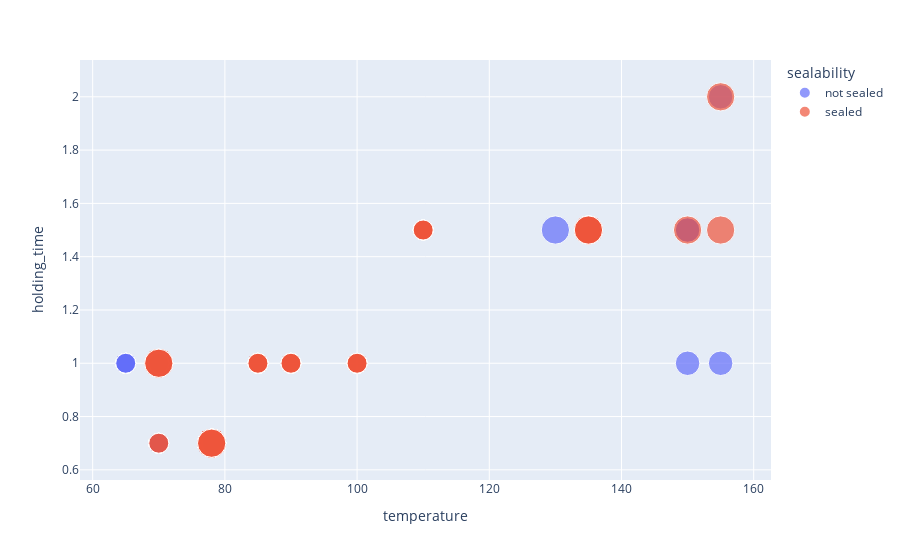

Notebook code cell kept with this figure:
### Code cell
fig = px.scatter(df, 
                 x="temperature", 
                 y="holding_time", 
                 color="sealability", 
                 size="cup_volume", 
                #  hover_data=['temperature']
                )
fig.show()

### Figure 1 — Plotly figure (JSON) as saved in the notebook; plotly's stock layout.template omitted (floating-point values rounded to 4 significant figures)
{"data": [{"hovertemplate": "sealability=not sealed<br>temperature=%{x}<br>holding_time=%{y}<br>cup_volume=%{marker.size}<extra></extra>", "legendgroup": "not sealed", "marker": {"color": "#636efa", "size": [12, 12, 12, 12, 12, 16, 12, 12, 12, 12, 8, 8, 8, 8, 8, 8, 8, 8, 8, 16, 16, 8, 8, 8, 8, 8, 8, 8, 8, 8, 8, 8, 8, 8, 8, 8, 8], "sizemode": "area", "sizeref": 0.04, "symbol": "circle"}, "mode": "markers", "name": "not sealed", "orientation": "v", "showlegend": true, "type": "scatter", "x": [150, 150, 150, 155, 155, 130, 135, 135, 135, 135, 70, 70, 70, 70, 70, 70, 70, 70, 70, 78, 78, 65, 65, 65, 65, 65, 65, 65, 65, 65, 65, 70, 70, 70, 70, 70, 70], "xaxis": "x", "y": [1, 1.5, 1.5, 1, 2, 1.5, 1.5, 1.5, 1.5, 1.5, 0.7, 0.7, 0.7, 0.7, 0.7, 0.7, 0.7, 0.7, 0.7, 0.7, 0.7, 1, 1, 1, 1, 1, 1, 1, 1, 1, 1, 1, 1, 1, 1, 1, 1], "yaxis": "y"}, {"hovertemplate": "sealability=sealed<br>temperature=%{x}<br>holding_time=%{y}<br>cup_volume=%{marker.size}<extra></extra>", "legendgroup": "sealed", "marker": {"color": "#EF553B", "size": [16, 16, 16, 16, 16, 16, 16, 16, 16, 8, 8, 8, 8, 8, 8, 8, 8, 8, 8, 8, 8, 8, 8, 8, 8, 8, 8, 8, 8, 8, 8, 8, 8, 8, 8, 8, 8, 8, 8, 8, 8, 8, 8, 8, 8, 8, 8, 8, 8, 8, 8, 8, 8, 8, 8, 8, 16, 16, 16, 16, 16, 16, 16, 16, 8, 8, 8, 8, 8, 8, 8, 8, 8, 8, 12, 12, 12, 12, 12, 12, 12, 12, 12, 12, 16, 16, 16, 16, 16, 16, 8, 8, 8, 8, 8, 8, 8, 8, 8, 8, 8, 8, 8, 8, 8, 8, 8, 8, 8, 8, 8, 8, 8, 8, 16, 16, 16, 16], "sizemode": "area", "sizeref": 0.04, "symbol": "circle"}, "mode": "markers", "name": "sealed", "orientation": "v", "showlegend": true, "type": "scatter", "x": [155, 155, 150, 135, 135, 135, 135, 135, 135, 110, 110, 110, 110, 110, 110, 110, 110, 110, 110, 100, 100, 100, 100, 100, 100, 100, 100, 100, 100, 100, 70, 70, 85, 85, 85, 85, 85, 85, 85, 85, 85, 78, 78, 78, 78, 78, 78, 78, 78, 78, 78, 78, 78, 78, 78, 78, 78, 78, 78, 78, 78, 78, 78, 78, 78, 78, 78, 78, 78, 78, 78, 78, 78, 78, 78, 78, 78, 78, 78, 78, 78, 78, 78, 78, 78, 78, 78, 78, 78, 78, 85, 85, 85, 85, 85, 85, 85, 85, 85, 85, 90, 90, 90, 90, 90, 90, 90, 90, 90, 90, 70, 70, 70, 70, 70, 70, 70, 70], "xaxis": "x", "y": [2, 1.5, 1.5, 1.5, 1.5, 1.5, 1.5, 1.5, 1.5, 1.5, 1.5, 1.5, 1.5, 1.5, 1.5, 1.5, 1.5, 1.5, 1.5, 1, 1, 1, 1, 1, 1, 1, 1, 1, 1, 1, 0.7, 0.7, 1, 1, 1, 1, 1, 1, 1, 1, 1, 0.7, 0.7, 0.7, 0.7, 0.7, 0.7, 0.7, 0.7, 0.7, 0.7, 0.7, 0.7, 0.7, 0.7, 0.7, 0.7, 0.7, 0.7, 0.7, 0.7, 0.7, 0.7, 0.7, 0.7, 0.7, 0.7, 0.7, 0.7, 0.7, 0.7, 0.7, 0.7, 0.7, 0.7, 0.7, 0.7, 0.7, 0.7, 0.7, 0.7, 0.7, 0.7, 0.7, 0.7, 0.7, 0.7, 0.7, 0.7, 0.7, 1, 1, 1, 1, 1, 1, 1, 1, 1, 1, 1, 1, 1, 1, 1, 1, 1, 1, 1, 1, 1, 1, 1, 1, 1, 1, 1, 1], "yaxis": "y"}], "layout": {"legend": {"itemsizing": "constant", "title": {"text": "sealability"}, "tracegroupgap": 0}, "margin": {"t": 60}, "xaxis": {"anchor": "y", "domain": [0, 1], "title": {"text": "temperature"}}, "yaxis": {"anchor": "x", "domain": [0, 1], "title": {"text": "holding_time"}}}}
